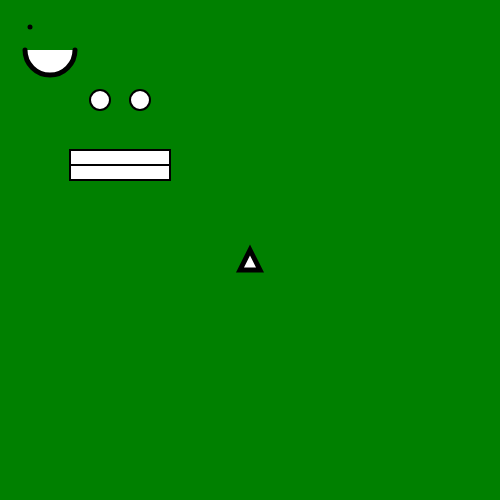
Frame 1 (no input)
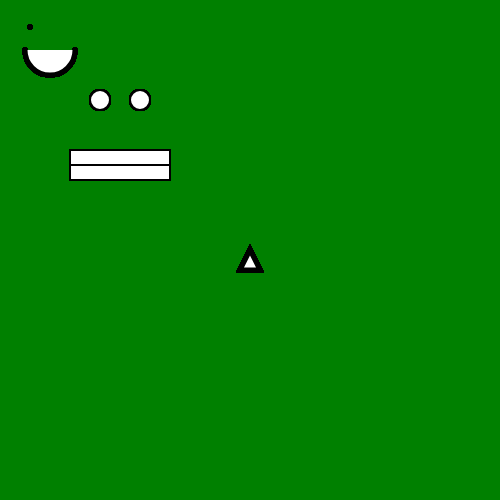
Frame 60 (no input)
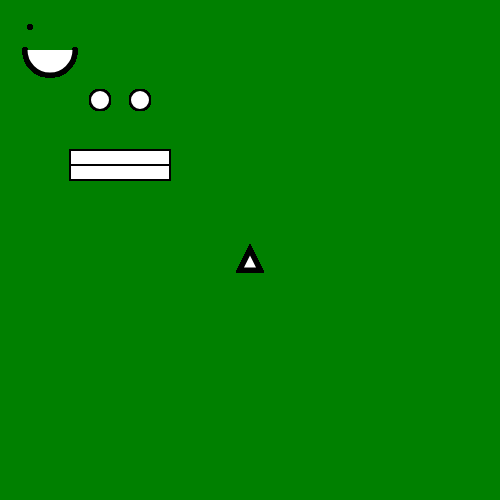
Frame 120 (the mouse pressed at the canvas centre since frame 60)

The p5.js sketch that drew these frames (run headless with seeded random() and noise() and a simulated clock; from frame 60 on, the mouse is pressed at the canvas centre):

// p5.js sketch
// ── sketch.js
function setup() {
  // put setup code here
  createCanvas(500, 500);
  background("green");
}

//FUNCTIONS WORK IN A LOOP!!!
function draw() {
  // put drawing code here

  //put stroke weight at beginning of code so the last one doesnt effect it!
  strokeWeight(2);

  //left eye
  ellipse(100,100,20,20);
  //right eye
  ellipse(140,100,20,20);

  //mouth
  //rectangle-- x, y (of top left corner), width, height
  rect(70, 150, 100, 30);
  //line-- x1, y1, x2, y2
  line(70, 165, 170, 165);

  //singular pixel
  strokeWeight(5);
  point(30, 27)

  //width/2 center point of width, height/2 center point of height
  //console.log("width " + width);
  //console.log("height " + height);

  triangle(width/2, height/2, width/2 +10, height/2 + 20, width/2 - 10, height/2 +20);

  arc(50, 50, 50, 50, 0, PI);


}
